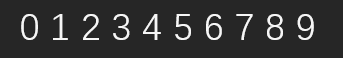
#> input picture template.png, 343 x 58 px
$ python new.py
#> lines starting #> are read from the running program, lines starting #| are printed output that depends on the picture
import numpy as np

mask = np.zeros((5,5),dtype=np.uint8)
a = mask[1:3,2:5]
print(mask)
print('-'*30)
print(a)

import cv2
img = cv2.imread('template.png')
#> img is the input picture: shape (58, 343, 3); min 38, max 246, mean 52.8
img = img[3:40,5:70]
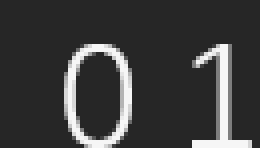
#> img: shape (37, 65, 3) (shown 4 times larger); min 38, max 246, mean 61
cv2.imshow('img',img)
cv2.waitKey(0)
cv2.destroyAllWindows()

$ run again, with test.png copied over template.png
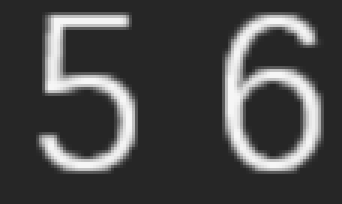
#> input picture test.png, 114 x 68 px (shown 3 times larger)
#> img is the input picture: shape (68, 114, 3); min 38, max 246, mean 70.5
#> `img = img[3:40,5:70]`:
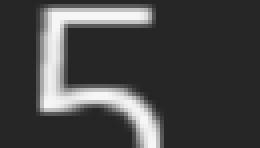
#> img: shape (37, 65, 3) (shown 4 times larger); min 38, max 246, mean 69.2
